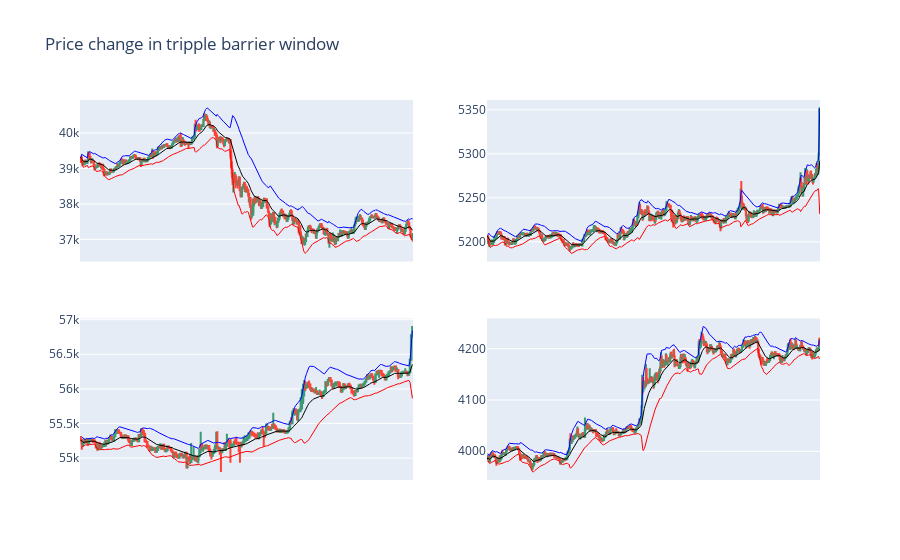

Notebook code cell kept with this figure:
### Markdown cell above
#### Graph

### Code cell
import random
import plotly.graph_objects as go
from plotly.subplots import make_subplots

n = 2; m = 2
label_1 = labels[labels['bin'] == 1]
list_1 = random.sample(list(label_1.index), k = n*m)

fig = make_subplots(
    rows = n, cols = m
)

for idx, st in enumerate(list_1):
  et = triple_barrier_events.loc[st]['t1']
  gr_dt = data.loc[st:et]
  avg, upper, lower = bbands(gr_dt['close'], 20, no_of_stdev=2)
  fig.add_trace(go.Candlestick(x=gr_dt.index,
                open=gr_dt.open, high=gr_dt.high,
                low=gr_dt.low, close=gr_dt.close),
                row = idx//n + 1, col = idx%m + 1)
  fig.add_trace(go.Scatter(x=gr_dt.index, y = avg,
                           line = dict(color='black', width=1)),
                row = idx//n + 1, col = idx%m + 1)
  fig.add_trace(go.Scatter(x=gr_dt.index, y = upper,
                           line = dict(color='blue', width=1)),
                row = idx//n + 1, col = idx%m + 1)
  fig.add_trace(go.Scatter(x=gr_dt.index, y = lower,
                           line = dict(color='red', width=1)),
                row = idx//n + 1, col = idx%m + 1)
  
  fig.update_xaxes(rangeslider_visible=False, visible = False)

fig.update_layout(title = 'Price change in tripple barrier window ')
fig.update_traces(showlegend = False)
fig.show()

### Figure 1 — Plotly figure (JSON) as saved in the notebook; plotly's stock layout.template omitted (floating-point values rounded to 4 significant figures; data arrays with more than 128 entries replaced by an {"elided": "..."} marker saying what was removed)
{"data": [{"close": {"elided": "468 float values"}, "high": {"elided": "468 float values"}, "low": {"elided": "468 float values"}, "open": {"elided": "468 float values"}, "showlegend": false, "type": "candlestick", "x": {"elided": "468 str values"}, "xaxis": "x", "yaxis": "y"}, {"line": {"color": "black", "width": 1}, "showlegend": false, "type": "scatter", "x": {"elided": "468 str values"}, "xaxis": "x", "y": {"elided": "468 float values"}, "yaxis": "y"}, {"line": {"color": "blue", "width": 1}, "showlegend": false, "type": "scatter", "x": {"elided": "468 str values"}, "xaxis": "x", "y": {"elided": "468 float values"}, "yaxis": "y"}, {"line": {"color": "red", "width": 1}, "showlegend": false, "type": "scatter", "x": {"elided": "468 str values"}, "xaxis": "x", "y": {"elided": "468 float values"}, "yaxis": "y"}, {"close": {"elided": "641 float values"}, "high": {"elided": "641 float values"}, "low": {"elided": "641 float values"}, "open": {"elided": "641 float values"}, "showlegend": false, "type": "candlestick", "x": {"elided": "641 str values"}, "xaxis": "x2", "yaxis": "y2"}, {"line": {"color": "black", "width": 1}, "showlegend": false, "type": "scatter", "x": {"elided": "641 str values"}, "xaxis": "x2", "y": {"elided": "641 float values"}, "yaxis": "y2"}, {"line": {"color": "blue", "width": 1}, "showlegend": false, "type": "scatter", "x": {"elided": "641 str values"}, "xaxis": "x2", "y": {"elided": "641 float values"}, "yaxis": "y2"}, {"line": {"color": "red", "width": 1}, "showlegend": false, "type": "scatter", "x": {"elided": "641 str values"}, "xaxis": "x2", "y": {"elided": "641 float values"}, "yaxis": "y2"}, {"close": {"elided": "280 float values"}, "high": {"elided": "280 float values"}, "low": {"elided": "280 float values"}, "open": {"elided": "280 float values"}, "showlegend": false, "type": "candlestick", "x": {"elided": "280 str values"}, "xaxis": "x3", "yaxis": "y3"}, {"line": {"color": "black", "width": 1}, "showlegend": false, "type": "scatter", "x": {"elided": "280 str values"}, "xaxis": "x3", "y": {"elided": "280 float values"}, "yaxis": "y3"}, {"line": {"color": "blue", "width": 1}, "showlegend": false, "type": "scatter", "x": {"elided": "280 str values"}, "xaxis": "x3", "y": {"elided": "280 float values"}, "yaxis": "y3"}, {"line": {"color": "red", "width": 1}, "showlegend": false, "type": "scatter", "x": {"elided": "280 str values"}, "xaxis": "x3", "y": {"elided": "280 float values"}, "yaxis": "y3"}, {"close": {"elided": "617 float values"}, "high": {"elided": "617 float values"}, "low": {"elided": "617 float values"}, "open": {"elided": "617 float values"}, "showlegend": false, "type": "candlestick", "x": {"elided": "617 str values"}, "xaxis": "x4", "yaxis": "y4"}, {"line": {"color": "black", "width": 1}, "showlegend": false, "type": "scatter", "x": {"elided": "617 str values"}, "xaxis": "x4", "y": {"elided": "617 float values"}, "yaxis": "y4"}, {"line": {"color": "blue", "width": 1}, "showlegend": false, "type": "scatter", "x": {"elided": "617 str values"}, "xaxis": "x4", "y": {"elided": "617 float values"}, "yaxis": "y4"}, {"line": {"color": "red", "width": 1}, "showlegend": false, "type": "scatter", "x": {"elided": "617 str values"}, "xaxis": "x4", "y": {"elided": "617 float values"}, "yaxis": "y4"}], "layout": {"title": {"text": "Price change in tripple barrier window "}, "xaxis": {"anchor": "y", "domain": [0, 0.45], "rangeslider": {"visible": false}, "visible": false}, "xaxis2": {"anchor": "y2", "domain": [0.55, 1], "rangeslider": {"visible": false}, "visible": false}, "xaxis3": {"anchor": "y3", "domain": [0, 0.45], "rangeslider": {"visible": false}, "visible": false}, "xaxis4": {"anchor": "y4", "domain": [0.55, 1], "rangeslider": {"visible": false}, "visible": false}, "yaxis": {"anchor": "x", "domain": [0.575, 1]}, "yaxis2": {"anchor": "x2", "domain": [0.575, 1]}, "yaxis3": {"anchor": "x3", "domain": [0, 0.425]}, "yaxis4": {"anchor": "x4", "domain": [0, 0.425]}}}
